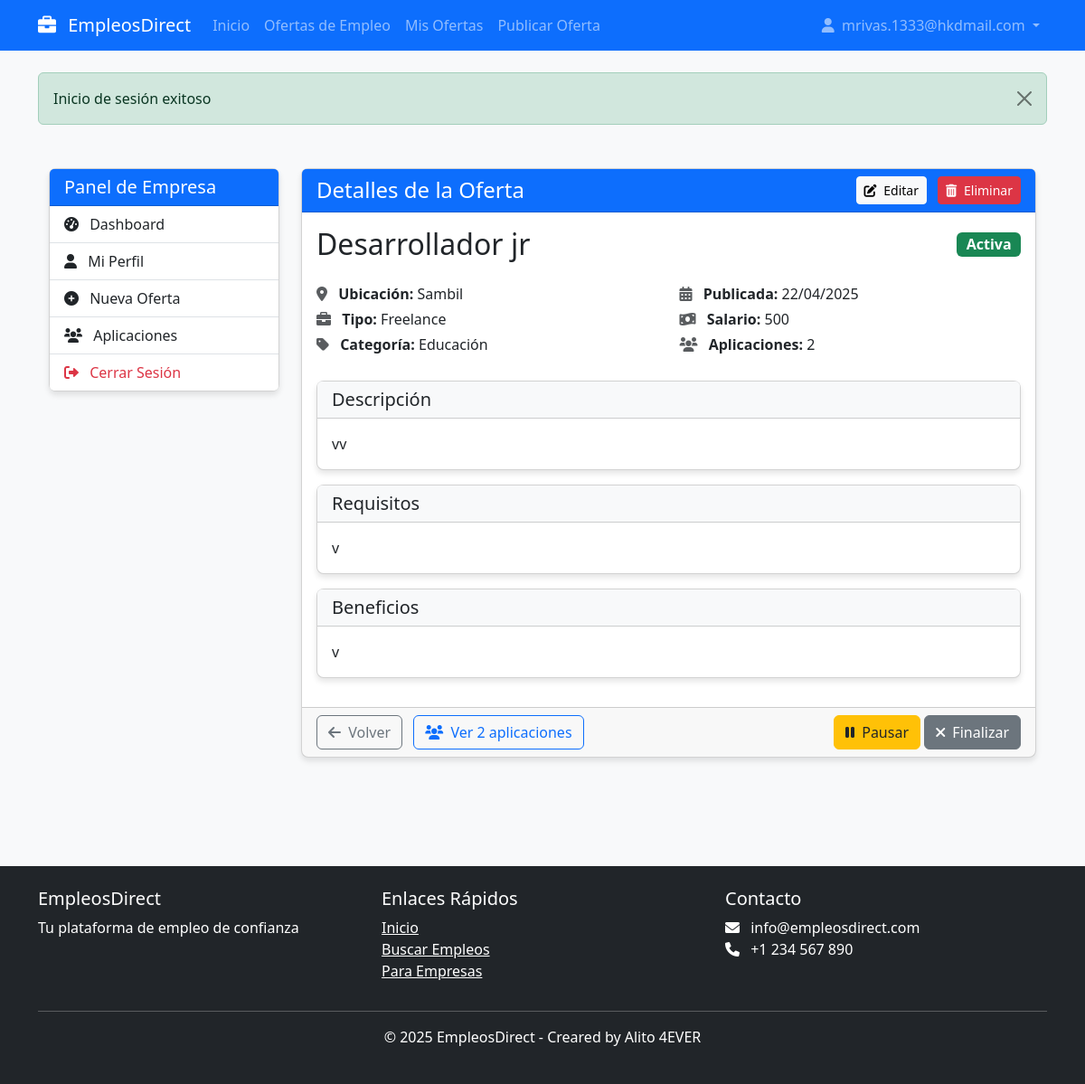
The page /empresas/detalle-oferta.php?id=4 (signed in) on the database its author committed.
### tables this page shows
CREATE TABLE `ofertas` (
  `id` int(11) NOT NULL,
  `empresa_id` int(11) NOT NULL,
  `titulo` varchar(150) NOT NULL,
  `descripcion` text NOT NULL,
  `requisitos` text NOT NULL,
  `fecha_publicacion` timestamp NOT NULL DEFAULT current_timestamp(),
  `estado` enum('activa','cerrada') DEFAULT 'activa',
  `categoria_id` int(11) DEFAULT 1,
  `tipo_contrato` varchar(50) DEFAULT 'Tiempo completo',
  `ubicacion` varchar(100) DEFAULT '',
  `salario` varchar(100) DEFAULT '',
  `beneficios` text DEFAULT NULL
);

CREATE TABLE `categorias` (
  `id` int(11) NOT NULL,
  `nombre` varchar(100) NOT NULL,
  `descripcion` text DEFAULT NULL
);

### empresas/detalle-oferta.php (the view, shortened to what this page needs)
<?php
$usuario_id = $_SESSION['usuario_id'];
$conn = conectarDB();
$sql = "SELECT * FROM empresas WHERE usuario_id = ?";
$stmt = $conn->prepare($sql);
$stmt->bind_param("i", $usuario_id);
$stmt->execute();
$result = $stmt->get_result();
$empresa = $result->fetch_assoc();
$empresa_id = $empresa['id'];
$oferta_id = (int)$_GET['id'];
$sql = "SELECT o.*, c.nombre as categoria_nombre
        FROM ofertas o
        LEFT JOIN categorias c ON o.categoria_id = c.id
        WHERE o.id = ? AND o.empresa_id = ?";
$stmt = $conn->prepare($sql);
$stmt->bind_param("ii", $oferta_id, $empresa_id);
$stmt->execute();
$result = $stmt->get_result();
$oferta = $result->fetch_assoc();
$sql = "SELECT COUNT(*) as total FROM aplicaciones WHERE oferta_id = ?";
$stmt = $conn->prepare($sql);
$stmt->bind_param("i", $oferta_id);
$stmt->execute();
$result = $stmt->get_result();
$aplicaciones = $result->fetch_assoc();
$num_aplicaciones = $aplicaciones['total'];
include_once '../includes/header.php';
?>
<div class="container my-5">
    <div class="row">
        <div class="col-lg-3 mb-4">
            <div class="card">
                <div class="card-header bg-primary text-white">
                    <h5 class="mb-0">Panel de Empresa</h5>
                </div>
                <div class="list-group list-group-flush">
                    <a href="index.php" class="list-group-item list-group-item-action">
                        <i class="fas fa-tachometer-alt me-2"></i> Dashboard
                    </a>
                    <a href="perfil.php" class="list-group-item list-group-item-action">
                        <i class="fas fa-user me-2"></i> Mi Perfil
                    </a>
                    <a href="crear-oferta.php" class="list-group-item list-group-item-action">
                        <i class="fas fa-plus-circle me-2"></i> Nueva Oferta
                    </a>
                    <a href="aplicaciones.php" class="list-group-item list-group-item-action">
                        <i class="fas fa-users me-2"></i> Aplicaciones
                    </a>
                    <a href="../logout.php" class="list-group-item list-group-item-action text-danger">
                        <i class="fas fa-sign-out-alt me-2"></i> Cerrar Sesión
                    </a>
                </div>
            </div>
        </div>
        <div class="col-lg-9">
            <div class="card mb-4">
                <div class="card-header d-flex justify-content-between align-items-center bg-primary text-white">
                    <h4 class="mb-0">Detalles de la Oferta</h4>
                    <div>
                        <a href="editar-oferta.php?id=<?php echo $oferta_id; ?>" class="btn btn-light btn-sm me-2">
                            <i class="fas fa-edit me-1"></i> Editar
                        </a>
                        <a href="eliminar-oferta.php?id=<?php echo $oferta_id; ?>" class="btn btn-danger btn-sm">
                            <i class="fas fa-trash-alt me-1"></i> Eliminar
                        </a>
                    </div>
                </div>
                <div class="card-body">
                    <div class="d-flex justify-content-between align-items-center mb-4">
                        <h2 class="mb-0"><?php echo htmlspecialchars($oferta['titulo']); ?></h2>
                        <span class="badge <?php echo $oferta['estado'] == 'activa' ? 'bg-success' : ($oferta['estado'] == 'pausada' ? 'bg-warning' : 'bg-secondary'); ?> fs-6">
                            <?php echo ucfirst($oferta['estado']); ?>
                        </span>
                    </div>
                    <div class="row mb-4">
                        <div class="col-md-6">
                            <p class="mb-1"><i class="fas fa-map-marker-alt me-2 text-muted"></i> <strong>Ubicación:</strong> <?php echo htmlspecialchars($oferta['ubicacion']); ?></p>
                            <p class="mb-1"><i class="fas fa-briefcase me-2 text-muted"></i> <strong>Tipo:</strong> <?php echo htmlspecialchars($oferta['tipo_contrato']); ?></p>
                            <p class="mb-1"><i class="fas fa-tag me-2 text-muted"></i> <strong>Categoría:</strong> <?php echo htmlspecialchars($oferta['categoria_nombre']); ?></p>
                        </div>
                        <div class="col-md-6">
                            <p class="mb-1"><i class="fas fa-calendar-alt me-2 text-muted"></i> <strong>Publicada:</strong> <?php echo date('d/m/Y', strtotime($oferta['fecha_publicacion'])); ?></p>
                            <p class="mb-1"><i class="fas fa-money-bill-wave me-2 text-muted"></i> <strong>Salario:</strong> <?php echo !empty($oferta['salario']) ? htmlspecialchars($oferta['salario']) : 'No especificado'; ?></p>
                            <p class="mb-1"><i class="fas fa-users me-2 text-muted"></i> <strong>Aplicaciones:</strong> <?php echo $num_aplicaciones; ?></p>
                        </div>
                    </div>
                    <div class="card mb-3">
                        <div class="card-header">
                            <h5 class="mb-0">Descripción</h5>
                        </div>
                        <div class="card-body">
                            <?php echo nl2br(htmlspecialchars($oferta['descripcion'])); ?>
                        </div>
                    </div>
                    <div class="card mb-3">
                        <div class="card-header">
                            <h5 class="mb-0">Requisitos</h5>
                        </div>
                        <div class="card-body">
                            <?php echo nl2br(htmlspecialchars($oferta['requisitos'])); ?>
                        </div>
                    </div>
                    <?php if (!empty($oferta['beneficios'])): ?>
                    <div class="card mb-3">
                        <div class="card-header">
                            <h5 class="mb-0">Beneficios</h5>
                        </div>
                        <div class="card-body">
                            <?php echo nl2br(htmlspecialchars($oferta['beneficios'])); ?>
                        </div>
                    </div>
                    <?php endif; ?>
                </div>
                <div class="card-footer">
                    <div class="d-flex justify-content-between">
                        <div>
                            <a href="index.php" class="btn btn-outline-secondary">
                                <i class="fas fa-arrow-left me-1"></i> Volver
                            </a>
                            <?php if ($num_aplicaciones > 0): ?>
                            <a href="aplicaciones.php?oferta_id=<?php echo $oferta_id; ?>" class="btn btn-outline-primary ms-2">
                                <i class="fas fa-users me-1"></i> Ver <?php echo $num_aplicaciones; ?> aplicaciones
                            </a>
                            <?php endif; ?>
                        </div>
                        <div>
                            <?php if ($oferta['estado'] != 'pausada'): ?>
                            <a href="detalle-oferta.php?id=<?php echo $oferta_id; ?>&accion=pausar" class="btn btn-warning text-dark">
                                <i class="fas fa-pause me-1"></i> Pausar
                            </a>
                            <?php endif; ?>
                            <?php if ($oferta['estado'] != 'finalizada'): ?>
                            <a href="detalle-oferta.php?id=<?php echo $oferta_id; ?>&accion=finalizar" class="btn btn-secondary">
                                <i class="fas fa-times me-1"></i> Finalizar
                            </a>
                            <?php endif; ?>
                        </div>
                    </div>
                </div>
            </div>
        </div>
    </div>
</div>
<?php
include_once '../includes/footer.php';
?>

### assets/css/styles.css (style rules this page uses)
body { min-height: 100vh; display: flex; flex-direction: column; background-color: #f8f9fa; }
.container { flex: 1; }
.card { border-radius: 8px; box-shadow: 0 4px 6px rgba(0, 0, 0, 0.1); transition: transform 0.3s ease, box-shadow 0.3s ease; margin-bottom: 20px; }
.card-header { font-weight: bold; background-color: #f8f9fa; }

### rows shown on the page
ofertas: titulo "Desarrollador jr", estado "Activa", ubicacion "Sambil", tipo_contrato "Freelance", categoria.nombre "Educación", fecha_publicacion "22/04/2025", salario "500", descripcion "vv", requisitos "v", beneficios "v"

### other values the page prints
sanitizarHTML($_SESSION['email']) "mrivas.1333@hkdmail.com"
$notificacion['mensaje'] "Inicio de sesión exitoso"
$num_aplicaciones "2"
